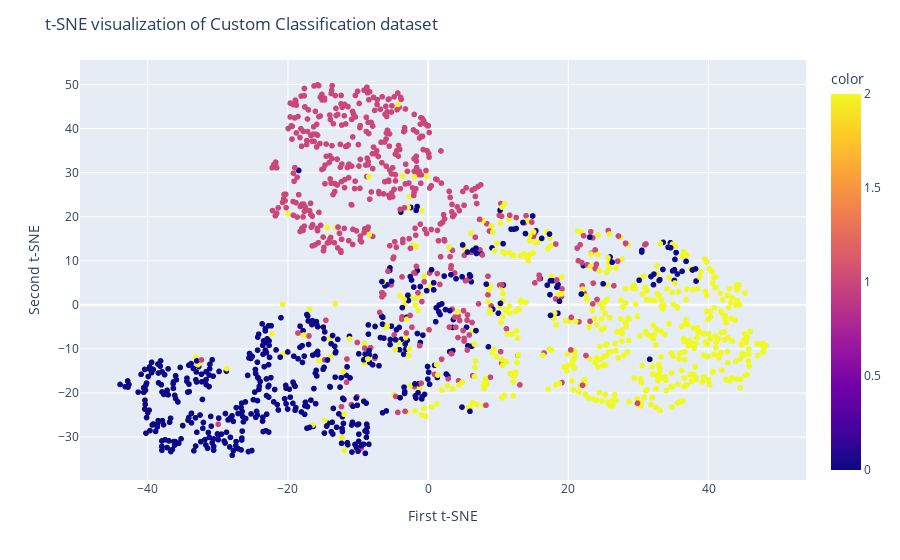

Notebook code for this chart:
### Markdown cell above
## t-SNE Visualization

### Code cell
fig = px.scatter(x=X_tsne[:, 0], y=X_tsne[:, 1], color=y)
fig.update_layout(
    title="t-SNE visualization of Custom Classification dataset",
    xaxis_title="First t-SNE",
    yaxis_title="Second t-SNE",
)
fig.show()

### Figure 1 — Plotly figure (JSON) as saved in the notebook; plotly's stock layout.template omitted (floating-point values rounded to 4 significant figures; data arrays with more than 128 entries replaced by an {"elided": "..."} marker saying what was removed)
{"data": [{"hovertemplate": "x=%{x}<br>y=%{y}<br>color=%{marker.color}<extra></extra>", "legendgroup": "", "marker": {"color": {"elided": "1500 int values"}, "coloraxis": "coloraxis", "symbol": "circle"}, "mode": "markers", "name": "", "showlegend": false, "type": "scattergl", "x": {"elided": "1500 float values"}, "xaxis": "x", "y": {"elided": "1500 float values"}, "yaxis": "y"}], "layout": {"coloraxis": {"colorbar": {"title": {"text": "color"}}, "colorscale": [[0, "#0d0887"], [0.1111, "#46039f"], [0.2222, "#7201a8"], [0.3333, "#9c179e"], [0.4444, "#bd3786"], [0.5556, "#d8576b"], [0.6667, "#ed7953"], [0.7778, "#fb9f3a"], [0.8889, "#fdca26"], [1, "#f0f921"]]}, "legend": {"tracegroupgap": 0}, "margin": {"t": 60}, "title": {"text": "t-SNE visualization of Custom Classification dataset"}, "xaxis": {"anchor": "y", "domain": [0, 1], "title": {"text": "First t-SNE"}}, "yaxis": {"anchor": "x", "domain": [0, 1], "title": {"text": "Second t-SNE"}}}}
